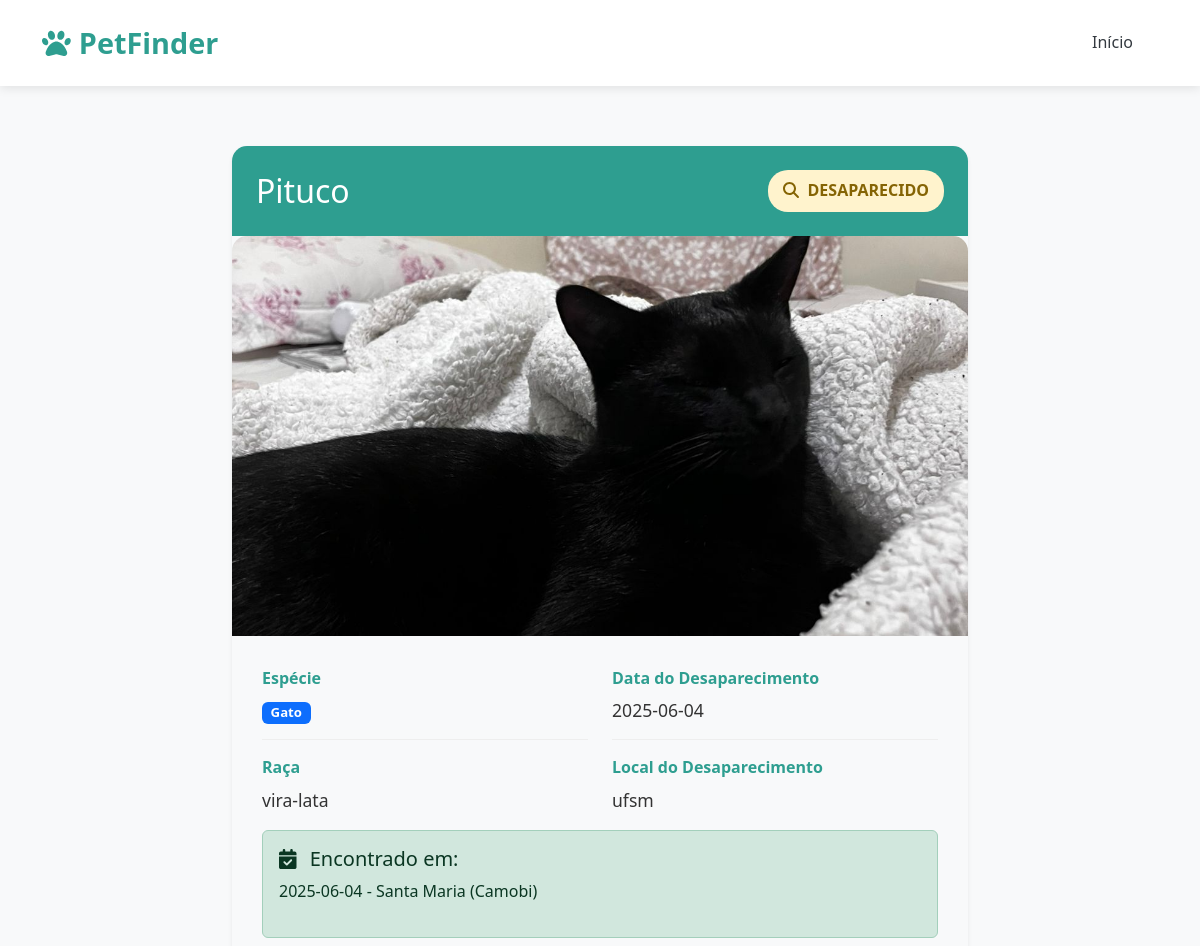
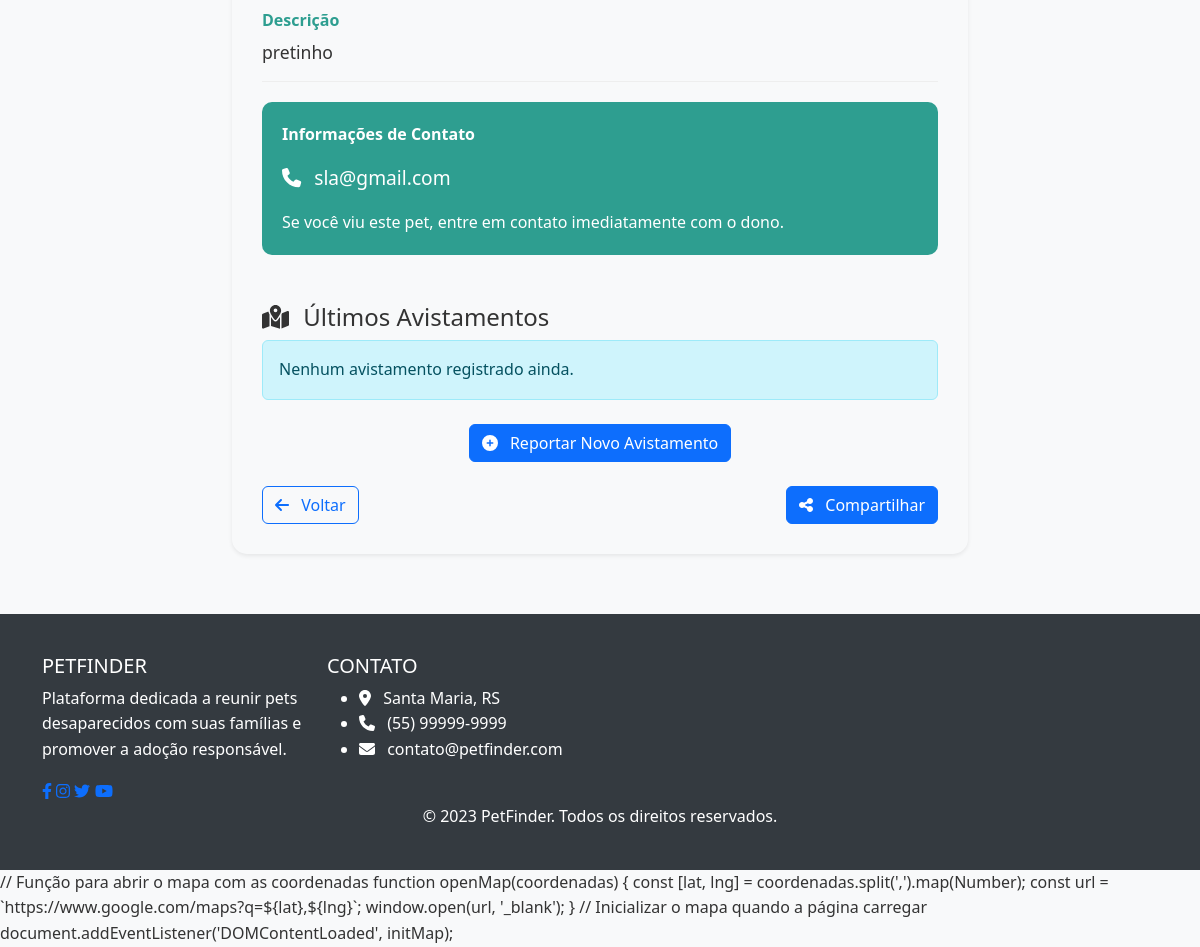
Screenshot of /pet/2 with the database file from the repository (2 pictures, top to bottom).
### models.py (models this page shows, shortened)
class PetDesaparecido(db.Model):
    id = db.Column(db.Integer, primary_key=True)
    nome = db.Column(db.String(100), nullable=False)
    especie = db.Column(db.String(50), nullable=False)
    raca = db.Column(db.String(50))
    data_desaparecimento = db.Column(db.String(20))
    local_desaparecimento = db.Column(db.String(200), nullable=False)
    descricao = db.Column(db.Text)
    contato = db.Column(db.String(100), nullable=False)
    foto = db.Column(db.String(100))
    encontrado = db.Column(db.Boolean, default=False)
    data_encontrado = db.Column(db.String(20))
    local_encontrado = db.Column(db.String(200))
    avistado = db.Column(db.Boolean, default=False)
    data_avistamento = db.Column(db.String(20))
    local_avistamento = db.Column(db.String(200))
    foto_avistamento = db.Column(db.String(100))
    codigo_baixa = db.Column(db.String(10), default='123456')  # Código padrão
    confirmado_dono = db.Column(db.Boolean, default=False)
    avistamentos = db.relationship('Avistamento', backref='pet', lazy=True, cascade='all, delete-orphan')

### app.py (the view)
@app.route('/pet/<int:id>')
def ver_pet(id):
    pet = PetDesaparecido.query.get_or_404(id)
    avistamentos = sorted(pet.avistamentos, key=lambda x: x.data_avistamento, reverse=True)
    return render_template('pet.html', pet=pet, avistamentos=avistamentos)

### templates/pet.html (shortened to what this page needs)
<!DOCTYPE html>
<html lang="pt-br">
<head>
    <link href="https://cdn.jsdelivr.net/npm/bootstrap@5.3.3/dist/css/bootstrap.min.css" rel="stylesheet">
    <link rel="stylesheet" href="https://cdnjs.cloudflare.com/ajax/libs/font-awesome/6.4.0/css/all.min.css">
</head>
<body>
<nav class="navbar navbar-expand-lg navbar-light sticky-top">
    <div class="container">
        <a class="navbar-brand" href="{{ url_for('index') }}">
            <i class="fas fa-paw me-2"></i>PetFinder
        </a>
        <div class="collapse navbar-collapse" id="navbarNav">
            <ul class="navbar-nav ms-auto">
                <li class="nav-item">
                    <a class="nav-link" href="{{ url_for('index') }}">Início</a>
                </li>
            </ul>
        </div>
    </div>
</nav>
<div class="pet-detail-container">
    <div class="container">
        <div class="row justify-content-center">
            <div class="col-lg-8">
                <div class="pet-card shadow-sm">
                    <div class="d-flex justify-content-between align-items-center p-4"
                         style="background-color: var(--primary-color); color: white;">
                        <h2 class="mb-0">{{ pet.nome }}</h2>
                        <span class="status-badge
                            {% if pet.encontrado and pet.confirmado_dono %}status-encontrado
                            {% elif pet.avistado %}status-avistado
                            {% else %}status-desaparecido{% endif %}">
                            {% if pet.encontrado and pet.confirmado_dono %}
                                <i class="fas fa-check-circle me-1"></i> ENCONTRADO
                            {% elif pet.avistado %}
                                <i class="fas fa-eye me-1"></i> AVISTADO
                            {% else %}
                                <i class="fas fa-search me-1"></i> DESAPARECIDO
                            {% endif %}
                        </span>
                    </div>
                    {% if pet.foto %}
                        <img src="{{ url_for('static', filename='uploads/' + pet.foto) }}" alt="{{ pet.nome }}" class="pet-image">
                    {% else %}
                        <div class="pet-image bg-light d-flex align-items-center justify-content-center">
                            <i class="fas fa-paw fa-5x text-muted"></i>
                        </div>
                    {% endif %}
                    <div class="pet-info">
                        <div class="row">
                            <div class="col-md-6">
                                <div class="info-item">
                                    <div class="info-label">Espécie</div>
                                    <div class="info-value">
                                        <span class="badge bg-primary">{{ pet.especie }}</span>
                                    </div>
                                </div>
                                <div class="info-item">
                                    <div class="info-label">Raça</div>
                                    <div class="info-value">{{ pet.raca or 'Não informada' }}</div>
                                </div>
                            </div>
                            <div class="col-md-6">
                                <div class="info-item">
                                    <div class="info-label">Data do Desaparecimento</div>
                                    <div class="info-value">{{ pet.data_desaparecimento or 'Não informada' }}</div>
                                </div>
                                <div class="info-item">
                                    <div class="info-label">Local do Desaparecimento</div>
                                    <div class="info-value">{{ pet.local_desaparecimento }}</div>
                                </div>
                            </div>
                        </div>
                        {% if pet.encontrado and pet.data_encontrado %}
                        <div class="alert alert-success mt-3">
                            <h5><i class="fas fa-calendar-check me-2"></i> Encontrado em:</h5>
                            <p>{{ pet.data_encontrado }} - {{ pet.local_encontrado }}</p>
                        </div>
                        {% endif %}
                        <div class="info-item">
                            <div class="info-label">Descrição</div>
                            <div class="info-value">{{ pet.descricao or 'Nenhuma descrição adicional fornecida.' }}</div>
                        </div>
                        <div class="contact-box">
                            <div class="contact-title">Informações de Contato</div>
                            <div class="contact-info">
                                <i class="fas fa-phone me-2"></i> {{ pet.contato }}
                            </div>
                            <p class="mt-3 mb-0">Se você viu este pet, entre em contato imediatamente com o dono.</p>
                        </div>
                        <div class="mt-5">
                            <h4 class="section-title">
                                <i class="fas fa-map-marked-alt me-2"></i> Últimos Avistamentos
                            </h4>
                            {% if pet.avistamentos %}
                                <div class="row">
                                    {% for avistamento in pet.avistamentos %}
                                    <div class="col-md-6 mb-4">
                                        <div class="avistamento-card p-3 h-100">
                                            <div class="d-flex justify-content-between mb-2">
                                                <strong>{{ avistamento.data_avistamento }}</strong>
                                                <small class="text-muted">{{ loop.index }}° avistamento</small>
                                            </div>
                                            <div class="mb-2">
                                                <i class="fas fa-map-marker-alt text-danger me-2"></i>
                                                {{ avistamento.local_avistamento }}
                                            </div>
                                            {% if avistamento.foto_avistamento %}
                                            <div class="mb-3">
                                                <img src="{{ url_for('static', filename='uploads/avistamentos/' + avistamento.foto_avistamento) }}"
                                                     class="img-thumbnail w-100" style="max-height: 200px;">
                                            </div>
                                            {% endif %}
                                            {% if avistamento.observacoes %}
                                            <div class="alert alert-light p-2 small">
                                                {{ avistamento.observacoes }}
                                            </div>
                                            {% endif %}
                                            <div class="text-end">
                                                <a href="{{ url_for('mapa_avistamento', avistamento_id=avistamento.id) }}"
                                                target="_blank" class="btn btn-sm btn-outline-primary">
                                                    <i class="fas fa-map me-1"></i> Ver no Mapa
                                                </a>
                                            </div>
                                        </div>
                                    </div>
                                    {% endfor %}
                                </div>
                            {% else %}
                                <div class="alert alert-info">
                                    Nenhum avistamento registrado ainda.
                                </div>
                            {% endif %}
                            <div class="text-center mt-4">
                                <button class="btn btn-primary" data-bs-toggle="modal" data-bs-target="#avistamentoModal">
                                    <i class="fas fa-plus-circle me-2"></i> Reportar Novo Avistamento
                                </button>
                            </div>
                        </div>
                        <div class="d-flex justify-content-between mt-4">
                            <a href="{{ url_for('index') }}#visualizar" class="btn btn-outline-primary">
                                <i class="fas fa-arrow-left me-2"></i> Voltar
                            </a>
                            <button class="btn btn-primary" data-bs-toggle="modal" data-bs-target="#shareModal">
                                <i class="fas fa-share-alt me-2"></i> Compartilhar
                            </button>
                        </div>
                    </div>
                </div>
            </div>
        </div>
    </div>
</div>
<footer>
    <div class="container">
        <div class="row">
            <div class="col-lg-3 col-md-6 mb-4 mb-md-0">
                <h5 class="text-uppercase">PetFinder</h5>
                <p>Plataforma dedicada a reunir pets desaparecidos com suas famílias e promover a adoção responsável.</p>
                <div class="social-icons">
                    <a href="#"><i class="fab fa-facebook-f"></i></a>
                    <a href="#"><i class="fab fa-instagram"></i></a>
                    <a href="#"><i class="fab fa-twitter"></i></a>
                    <a href="#"><i class="fab fa-youtube"></i></a>
                </div>
            </div>
            <div class="col-lg-3 col-md-6 mb-4 mb-md-0">
                <h5 class="text-uppercase">Contato</h5>
                <ul class="footer-links">
                    <li><i class="fas fa-map-marker-alt me-2"></i> Santa Maria, RS</li>
                    <li><i class="fas fa-phone me-2"></i> (55) 99999-9999</li>
                    <li><i class="fas fa-envelope me-2"></i> contato@petfinder.com</li>
                </ul>
            </div>
        </div>
        <div class="text-center copyright">
            <p class="mb-0">&copy; 2023 PetFinder. Todos os direitos reservados.</p>
        </div>
    </div>
</footer>
<link rel="stylesheet" href="https://unpkg.com/leaflet@1.7.1/dist/leaflet.css" />
// Função para abrir o mapa com as coordenadas
function openMap(coordenadas) {
    const [lat, lng] = coordenadas.split(',').map(Number);
    const url = `https://www.google.com/maps?q=${lat},${lng}`;
    window.open(url, '_blank');
}
// Inicializar o mapa quando a página carregar
document.addEventListener('DOMContentLoaded', initMap);
</body>
</html>

### templates/pet.html (style rules this page uses)
:root { --primary-color: #2e9e90; --secondary-color: #f8f9fa; --accent-color: #ff6b6b; --dark-color: #343a40; --light-color: #ffffff; }
body { font-family: 'Segoe UI', Tahoma, Geneva, Verdana, sans-serif; background-color: var(--secondary-color); color: #333; line-height: 1.6; }
.navbar { background-color: var(--light-color); box-shadow: 0 2px 10px rgba(0, 0, 0, 0.1); padding: 15px 0; }
.navbar-brand { font-weight: 700; font-size: 1.8rem; color: var(--primary-color) !important; }
.nav-link { font-weight: 500; color: var(--dark-color) !important; margin: 0 10px; padding: 8px 15px !important; border-radius: 20px; transition: all 0.3s ease; }
.pet-detail-container { padding: 60px 0; }
.pet-card { border: none; border-radius: 15px; overflow: hidden; box-shadow: 0 10px 30px rgba(0, 0, 0, 0.1); }
.pet-image { width: 100%; height: 400px; object-fit: cover; border-radius: 15px 15px 0 0; }
.pet-info { padding: 30px; }
.info-item { margin-bottom: 15px; padding-bottom: 15px; border-bottom: 1px solid #eee; }
.info-item:last-child { border-bottom: none; margin-bottom: 0; padding-bottom: 0; }
.info-label { font-weight: 600; color: var(--primary-color); margin-bottom: 5px; }
.info-value { font-size: 1.1rem; }
.contact-box { background-color: var(--primary-color); color: white; padding: 20px; border-radius: 10px; margin-top: 20px; }
.contact-title { font-weight: 600; margin-bottom: 15px; }
.contact-info { font-size: 1.2rem; }
.status-badge { font-size: 1rem; padding: 8px 15px; border-radius: 20px; font-weight: 600; }
.status-desaparecido { background-color: #fff3cd; color: #856404; }
footer { background-color: var(--dark-color); color: var(--light-color); padding: 40px 0; }

### rows the page displays
PetDesaparecido: nome "Pituco", foto (picture), especie "Gato", raca "vira-lata", data_desaparecimento "2025-06-04", local_desaparecimento "ufsm", data_encontrado "2025-06-04", local_encontrado "Santa Maria (Camobi)", descricao "pretinho", contato "sla@gmail.com"
